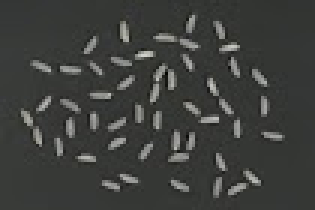
#> input picture atividade_01/img2.jpeg, 105 x 70 px (shown 3 times larger)
$ python SolucaoComExcel.py
#> lines starting #> are read from the running program, lines starting #| are printed output that depends on the picture; after the words box and inside, x2 and y2 are one past the last pixel; in counts of white or black regions, pixels touching at a corner belong together
import cv2
import csv
import matplotlib.pyplot
import numpy
import pandas

# Carregar a imagem
img = cv2.imread('img2.jpeg', 0)
#> img: shape (70, 105); min 4, max 208, mean 62.5

# Aplicar thresholding na imagem
ret, thresh = cv2.threshold(img, 0, 255, cv2.THRESH_BINARY + cv2.THRESH_OTSU)
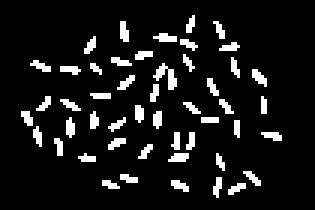
#> thresh: shape (70, 105) (shown 3 times larger); 9.3% white in thin lines or dots, all inside (x1, y1, x2, y2) = (7, 5, 94, 66)
#> ret = 96

# Detectar pontos pretos na imagem thresholded
points = []
for y in range(thresh.shape[0]):
    for x in range(thresh.shape[1]):
        if thresh[y, x] == 0:
            points.append((x, y))

# Salvar a tabela de pontos em um arquivo CSV
with open('points.csv', 'w', newline='') as file:
    writer = csv.writer(file)
    writer.writerow(['x', 'y'])
    writer.writerows(points)

# Criar um gráfico de dispersão com os pontos
df = pandas.read_csv('points.csv')
matplotlib.pyplot.scatter(df['x'], df['y'], s=5)
matplotlib.pyplot.gca().invert_yaxis()
matplotlib.pyplot.show()
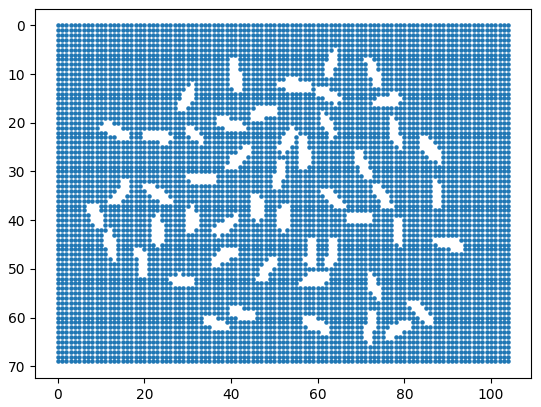
#> figure drawn by matplotlib, 1 panel

# Ler o arquivo CSV
df = pandas.read_csv('points.csv')

# Distância máxima permitida entre os pontos
max_distance = 0.5

# Listas para armazenar pontos médios e grupos
new_x = []
new_y = []
element_groups = {}

# Iterar sobre as linhas do DataFrame
for i, row in df.iterrows():
    x = row['x']
    y = row['y']

    # Encontrar pontos próximos
    near_points = []
    for j, other_row in df.iloc[i+1:].iterrows():
#> (the run stopped early here; a loop or call above may not have finished)
